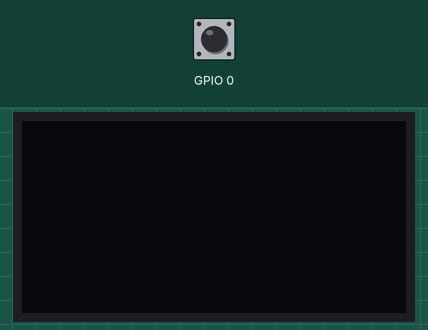
Recording of a sketch running on a simulated ESP32. Shown: 128×64 one-colour display. The inputs (shaded band) are chosen by the test bench; at power-on: GPIO 0 HIGH.

Above: at 1.2 s.
1.3 s: GPIO 0 pulled LOW for 0.15 s
At 2.0 s:
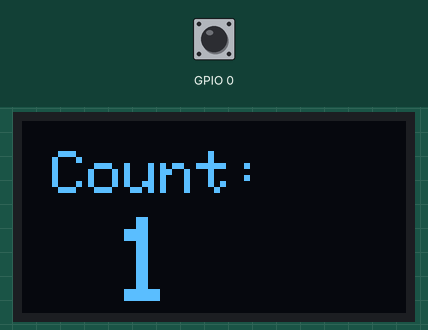
2.9 s: GPIO 0 pulled LOW for 1 s
At 4.2 s:
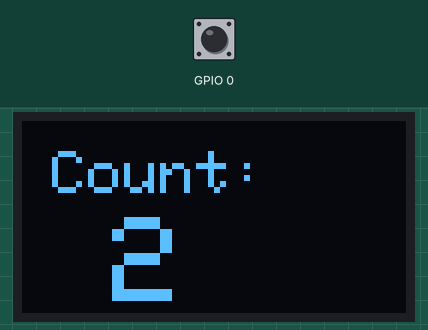
5.4 s: GPIO 0 pulled LOW for 0.15 s
At 6.4 s:
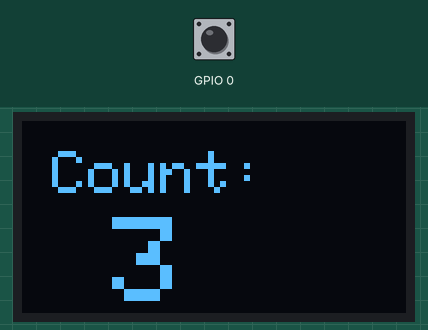
7.0 s: GPIO 0 pulled LOW for 1 s
At 7.4 s:
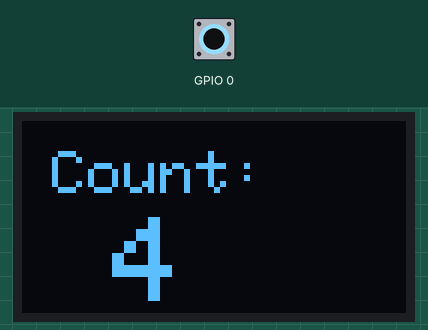
Timing chart, 0 to 10.0 s (numbered marks = the images above; inputs shaded):
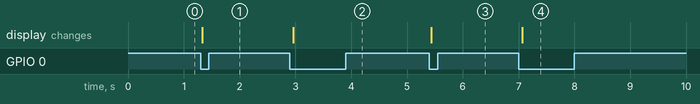

The sketch:

test.ino
```cpp
#include <Wire.h>
#include <Adafruit_GFX.h>
#include <Adafruit_SSD1306.h>

Adafruit_SSD1306 display(128, 64, &Wire, -1);

int count = 0;
bool lastBtn = false;

void setup() {
  pinMode(0, INPUT_PULLUP);
  Wire.begin(21, 22);
  display.begin(SSD1306_SWITCHCAPVCC, 0x3C);
  display.clearDisplay();
  display.display();
}

void loop() {
  bool btn = (digitalRead(0) == LOW);

  // Нажали кнопку
  if (btn && !lastBtn) {
    count++;
    display.clearDisplay();
    display.setTextColor(WHITE);
    display.setTextSize(2);
    display.setCursor(10, 10);
    display.print("Count:");
    display.setTextSize(4);
    display.setCursor(30, 32);
    display.print(count);
    display.display();
  }

  lastBtn = btn;
  delay(50);
}
```

Measured:
- after the input at 1.3 s, the display: changes at once (image 1)
- after the input at 2.9 s, the display: changes after 0.06 s (image 2)
- after the input at 5.4 s, the display: changes at once (image 3)
- after the input at 7.0 s, the display: changes after 0.06 s (image 4)
